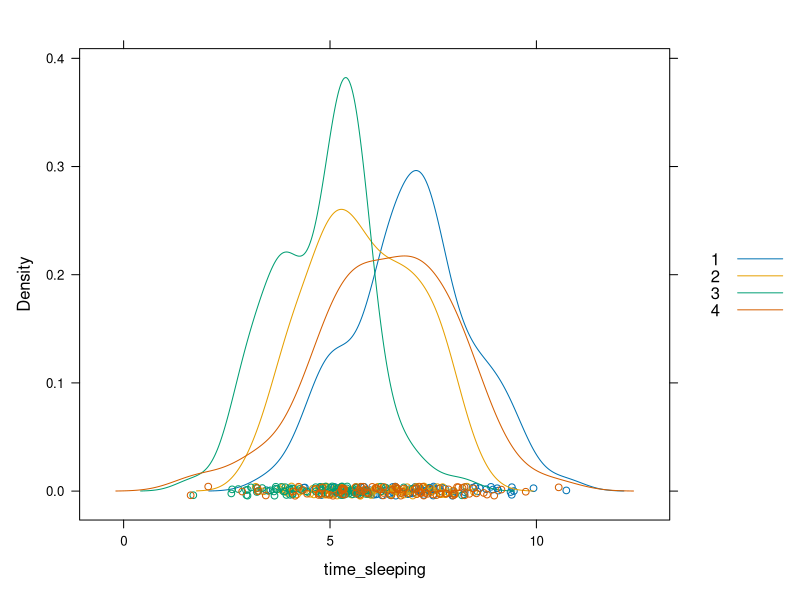
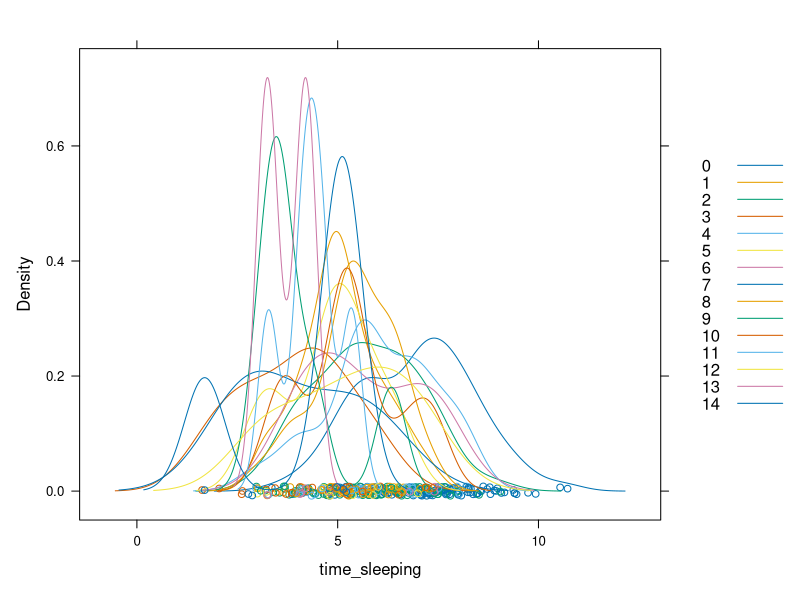
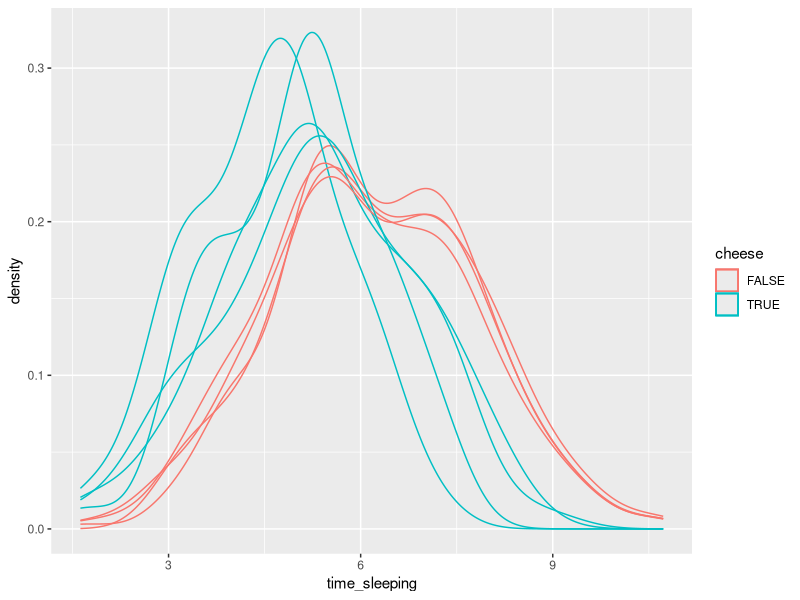
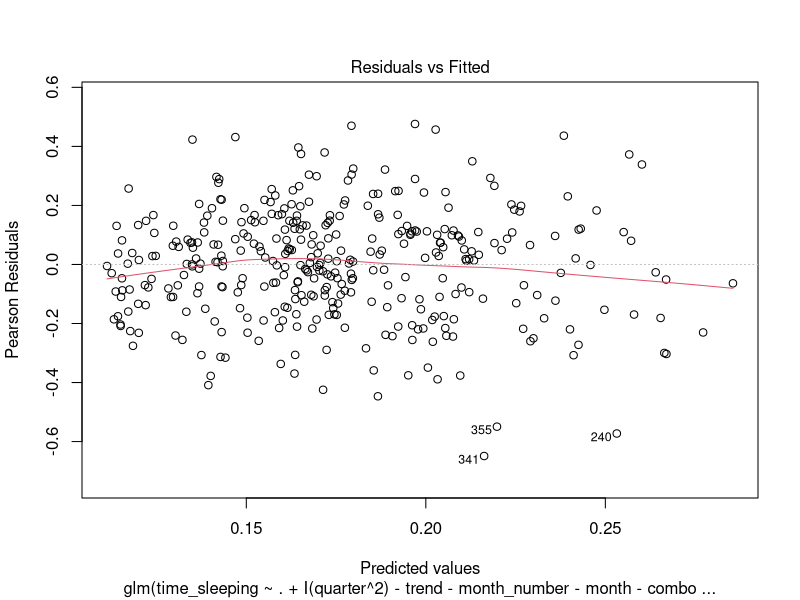
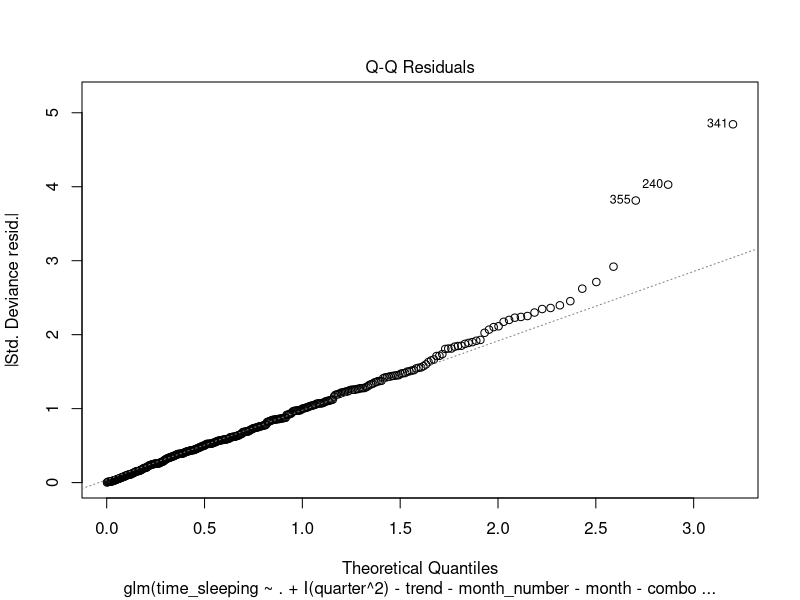
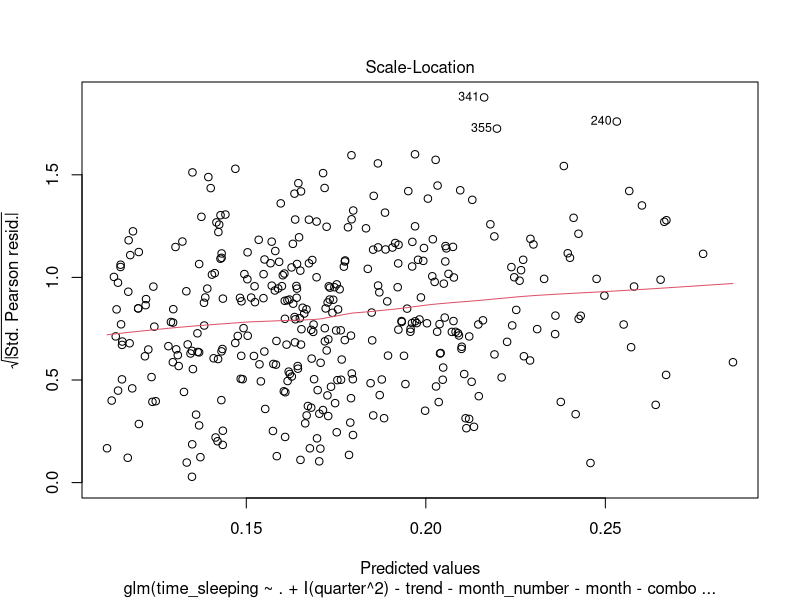
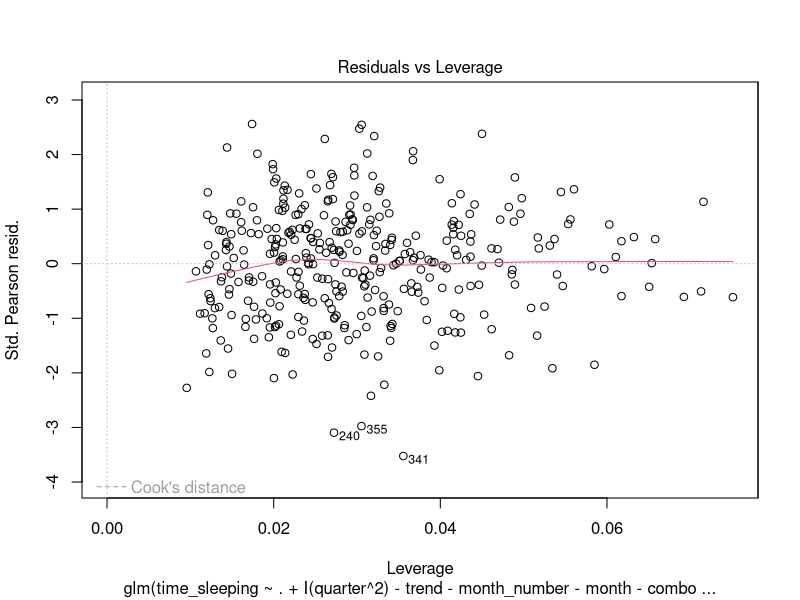
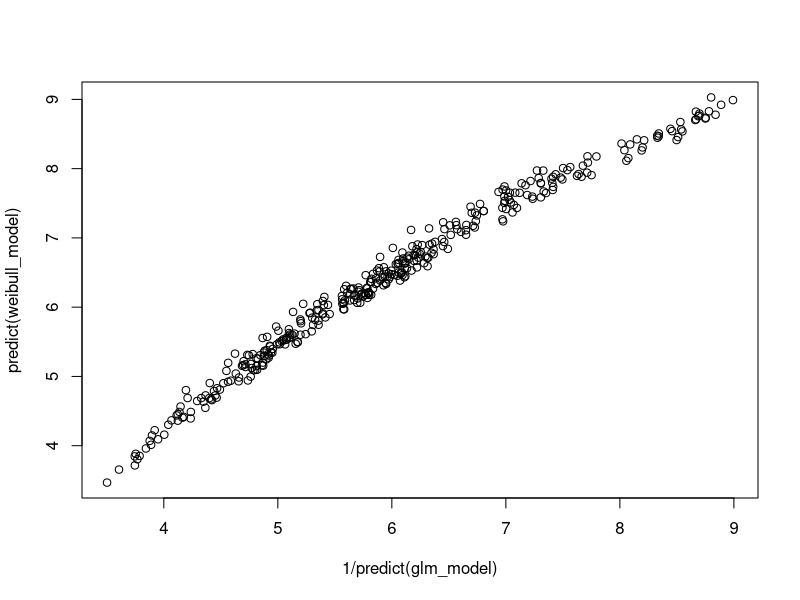

Recreate these plots in R, in order.
library(lattice)
library(ggplot2)
library(dplyr)
library(survival)

dframe <- read.csv("data/insomnia-diary.csv")
month_name <- c("Jan", "Feb", "Mar", "Apr", "May", "Jun", "Jul", "Aug", "Sep", "Oct", "Nov", "Dec")
dframe$month <- month_name[dframe$month_number]
dframe$quarter <- (dframe$month_number - 1) %/% 3 + 1
dframe[["combo_foods"]] <- factor(with(dframe, cheese * 1 + brassica * 2 + meat * 4 + spice * 8))

dframe[["trend"]] = 1:length(dframe$time_sleeping)
dframe[["ar_1"]] = c(dframe$time_sleeping[1], head(dframe$time_sleeping, -1))
dframe[["ar_2"]] = c(rep(dframe$time_sleeping[1], 2), head(dframe$time_sleeping, -2))
dframe[["ar_3"]] = c(rep(dframe$time_sleeping[1], 3), head(dframe$time_sleeping, -3))
dframe[["ar_4"]] = c(rep(dframe$time_sleeping[1], 4), head(dframe$time_sleeping, -4))


# EXPLORATORY
densityplot(~time_sleeping, data = dframe, groups = dframe$quarter, auto.key = TRUE)
densityplot(~time_sleeping, data = dframe, groups = dframe$combo_foods, auto.key = TRUE)
ggplot(data = dframe, mapping = aes(x = time_sleeping)) +
    geom_density(mapping = aes(colour = cheese)) +
    geom_density(mapping = aes(colour = brassica)) +
    geom_density(mapping = aes(colour = meat)) +
    geom_density(mapping = aes(colour = spice))
#    geom_density(mapping = aes(colour = month))

lm_model <- lm(time_sleeping~.+ I(quarter^2) - trend - month_number - month - combo_foods, data=dframe)

glm_model <- glm(time_sleeping~.+ I(quarter^2) - trend - month_number - month - combo_foods, data= dframe, family = Gamma)
summary(glm_model)
plot(glm_model)


weibull_model <- survreg(Surv(time_sleeping) ~ .+ I(quarter^2) - trend - month_number - month - combo_foods, data = dframe, dist = "weibull")

plot(1/predict(glm_model), predict(weibull_model))
ggplot(dframe, mapping = aes(x = trend)) +
  geom_point(mapping = aes(y = time_sleeping), colour = 1) +
  geom_point(mapping = aes(y = predict(weibull_model)), colour = 2) +
  geom_point(mapping = aes(y = predict(glm_model, type = "response")), colour = 3)

time_seq <- seq(0, max(dframe$time_sleeping), length.out = 100)

# Predict the linear predictor (eta) from the model for each observation
linear_predictor <- predict(weibull_model, type = "lp")

# Extract shape and scale parameters
shape <- 1 / weibull_model$scale  # Weibull shape parameter
scale <- exp(linear_predictor)    # Scale parameter for each observation

# Calculate survival probabilities for each observation across all time points
# Initialize a matrix to store survival probabilities for all observations
surv_probs <- matrix(NA, nrow = length(time_seq), ncol = length(scale))

# Loop over each time point and calculate the survival probabilities
for (i in 1:length(time_seq)) {
  surv_probs[i, ] <- exp(-(time_seq[i] / scale)^shape)
}

# Plotting the survival curves for a few observations (e.g., the first 5 observations)
matplot(time_seq, surv_probs[, 1:5], type = "l", lty = 1, col = 1:5,
        xlab = "Time", ylab = "Survival Probability",
        main = "Survival Curves for Selected Observations (Weibull Model)")
legend("topright", legend = paste("Obs", 1:5), col = 1:5, lty = 1)


# Calculate the log-likelihoods
glm_df <- glm_model$df.residual
weibull_df <- weibull_model$df.residual
loglik_glm <- logLik(glm_model)[1]  # Log-likelihood from the GLM model
loglik_weibull <- weibull_model$loglik[2]  # Log-likelihood from the Weibull model
deviance_glm <- -2 * loglik_glm
deviance_weibull <- -2 * loglik_weibull

# Calculate the likelihood ratio test statistic (subtracting GLM from Weibull since Weibull is better)
lrt_stat <- 2 * (loglik_weibull - loglik_glm)

# Degrees of freedom difference
df_diff <- abs(glm_df - weibull_df)

# Calculate the p-value
p_value <- pchisq(lrt_stat, df = df_diff, lower.tail = FALSE)

# Display the results
cat("Likelihood Ratio Test Statistic:", lrt_stat, "\n")
cat("p-value:", p_value, "\n")


# Extract fitted values
fitted_values <- predict(weibull_model, type = "response")

# Extract residuals
residuals_weibull <- residuals(weibull_model, type = "deviance")

plot(fitted_values, residuals_weibull,
     xlab = "Fitted Values",
     ylab = "Deviance Residuals",
     main = "Residuals vs Fitted Values (Weibull Model)",
     pch = 20)
spline_fit <- smooth.spline(fitted_values, residuals_weibull)
# Add the fitted spline line to the plot
lines(spline_fit, col = "red", lwd = 1, lty=5)


qqnorm(residuals_weibull, main = "Q-Q Plot of Residuals (Weibull Model)")
qqline(residuals_weibull, col = "red")

sqrt_abs_residuals <- sqrt(abs(residuals_weibull))
plot(fitted_values, sqrt_abs_residuals,
     xlab = "Fitted Values",
     ylab = "Sqrt(|Residuals|)",
     main = "Scale-Location Plot (Weibull Model)",
     pch = 20)
spline_fit <- smooth.spline(fitted_values, sqrt_abs_residuals)
# Add the fitted spline line to the plot
lines(spline_fit, col = "red", lwd = 1, lty=5)

